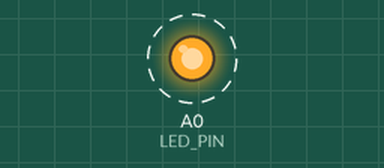
Simulated run of this sketch. Board: Arduino Nano, built with avr-gcc and run on an emulated ATmega328P. Shown: output pins drawn as LEDs (lit = HIGH). Dashed ring = blinking. What the sketch prints to the serial monitor is not drawn.

Above: at 0.5 s.
Timing chart, 0 to 4.6 s (numbered marks = the images above):
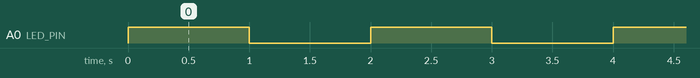

Measured:
- by itself, A0 (LED_PIN): alternates HIGH for 1.0 s and LOW for 1.0 s

The sketch:

13_basic_led_test.ino
```cpp
#define LED_PIN A0

void setup() {
    Serial.begin(9600);
    pinMode(LED_PIN, OUTPUT);
}

int state = 0;

void loop() {

    state = !state;

    digitalWrite(LED_PIN, state);

    Serial.print("Basic LED Test");
    Serial.print(state);
    Serial.println();


    delay(1000);
}
```
